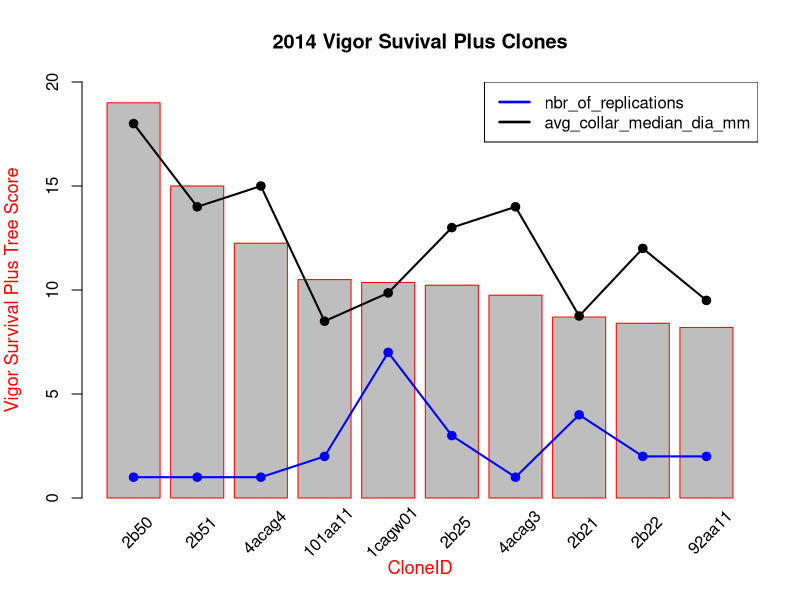

The R script that drew this image:
#!/usr/bin/Rscript
print("Usage: ./sriptName.r")
print("R batch mode file for Linux. A conventional Bar chart with angled X axis labels") 
print("See ../docs/README.sh for release and license details")

# Load CSV data file with a header 
d1 <- read.csv(file="../input/top10_vw_nursery_cuttings_2014.csv",head=T,sep=",")
# You MUST load the output 
# png(filename="top10_vw_nursery_cuttings_2014.png", height=768, width=1024, bg="white") # A larger image that shows all X value labels
png(filename="../output/top10-2014-clones-AngledXaxis.png") # Smaller image that requires angled labels

# Load the data into a barplot 
mp <- barplot(d1$VS_and_PlusTrees, ylim=c(0,20), main="2014 Vigor Suvival Plus Clones", xlab="CloneID", 
      ylab="Vigor Survival Plus Tree Score", border='red', pch=19, col.lab="red", cex.lab=1.1)

# Clear the X axis and labels from the parameter list
par(xaxt="n") 
# Set the X axis via the mp barplot but no labels 
axis(1,at=mp,labels=FALSE)
# Reset the X axis labels and add a 45 degree angle
text(mp, -1, 10, labels=d1$Clone_ID, srt = 45, pos=1 , xpd=TRUE)

# Add data lines to provide context
lines(mp,d1$nbr_of_replications,type="o",pch=19,lwd=2,col="blue")
lines(mp,d1$avg_collar_median_dia_mm,type="o",pch=19,lwd=2,col="black")
# Add a legend for the above lines
legend("topright", c("nbr_of_replications", "avg_collar_median_dia_mm"), lty=c(1,1), lwd=c(2.5,2.5), col=c("blue","black"))

# Shut down the graphics device and suppress the null device output message
garbage <- dev.off()


